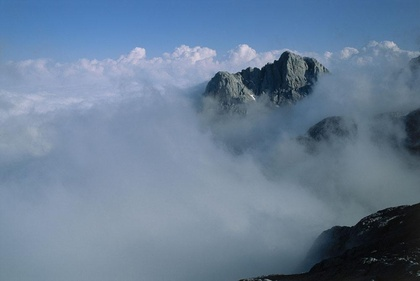
%> input picture 02_Test/data/mountain.jpg, 420 x 281 px, shrunk from 1000 x 668 before the run
$ octave test.m   (GNU Octave 9; MATLAB toolbox functions it lacks are replaced by stand-ins)
%> lines starting %> are read from the running program, lines starting %| are printed output that depends on the picture
### 02_Test/darkChannel.m
function [dark] = darkChannel(imRGB)
r=imRGB(:,:,1);
g=imRGB(:,:,2);
b=imRGB(:,:,3);

[m n] = size(r);
a = zeros(m,n);
for i = 1:m
    for j = 1: n
        a(i,j) = min(r(i,j),g(i,j));
        a(i,j) = min(a(i,j),b(i,j));
    end
end
d = ones(15,15);
fun = @(block_struct)min(min(block_struct.data))*d;
dark = blockproc(a,[15 15], fun);

dark = dark(1:m, 1:n);

### 02_Test/guidedfilter.m
function q = guidedfilter(I, p, r, eps)
%   GUIDEDFILTER   O(1) time implementation of guided filter.
%
%   - guidance image: I (should be a gray-scale/single channel image)
%   - filtering input image: p (should be a gray-scale/single channel image)
%   - local window radius: r
%   - regularization parameter: eps
%%https://blog.csdn.net/wgx571859177/article/details/79725031
[hei, wid] = size(I);
N = boxfilter(ones(hei, wid), r); % the size of each local patch; N=(2r+1)^2 except for boundary pixels.

mean_I = boxfilter(I, r) ./ N;
mean_p = boxfilter(p, r) ./ N;
mean_Ip = boxfilter(I.*p, r) ./ N;
cov_Ip = mean_Ip - mean_I .* mean_p; % this is the covariance of (I, p) in each local patch.

mean_II = boxfilter(I.*I, r) ./ N;
var_I = mean_II - mean_I .* mean_I;


a = cov_Ip ./ (var_I + eps); % Eqn. (5) in the paper;
b = mean_p - a .* mean_I; % Eqn. (6) in the paper;

mean_a = boxfilter(a, r) ./ N;
mean_b = boxfilter(b, r) ./ N;

q = mean_a .* I + mean_b; % Eqn. (8) in the paper;
end

### 02_Test/boxfilter.m
function imDst = boxfilter(imSrc, r)

%   BOXFILTER   O(1) time box filtering using cumulative sum
%
%   - Definition imDst(x, y)=sum(sum(imSrc(x-r:x+r,y-r:y+r)));
%   - Running time independent of r;
%   - Equivalent to the function: colfilt(imSrc, [2*r+1, 2*r+1], 'sliding', @sum);
%   - But much faster.

[hei, wid] = size(imSrc);
imDst = zeros(size(imSrc));

%cumulative sum over Y axis
imCum = cumsum(imSrc, 1);
%difference over Y axis
imDst(1:r+1, :) = imCum(1+r:2*r+1, :);
imDst(r+2:hei-r, :) = imCum(2*r+2:hei, :) - imCum(1:hei-2*r-1, :);
imDst(hei-r+1:hei, :) = repmat(imCum(hei, :), [r, 1]) - imCum(hei-2*r:hei-r-1, :);

%cumulative sum over X axis
imCum = cumsum(imDst, 2);
%difference over Y axis
imDst(:, 1:r+1) = imCum(:, 1+r:2*r+1);
imDst(:, r+2:wid-r) = imCum(:, 2*r+2:wid) - imCum(:, 1:wid-2*r-1);
imDst(:, wid-r+1:wid) = repmat(imCum(:, wid), [1, r]) - imCum(:, wid-2*r:wid-r-1);
end

### 02_Test/weightedguidedfilter.m
function q = weightedguidedfilter(I, p, r, eps)

%I： 引导图；
%p:  待恢复图；
%r:  窗口；
%eps: 正则项；

%[hei, wid] = size(I);
%N = boxfilter(ones(hei,wid), r);

wxy = guidedfilter(I, I.*p, r, eps);
wxx = guidedfilter(I, I.*I, r, eps);
wy = guidedfilter(I, p, r, eps);
wx = guidedfilter(I, I, r, eps);

a = abs(wxy - wy.*wx) ./(abs(wxx - wx.*wx) + eps);
b = wy - a.*wx;

mean_a = guidedfilter(I, a, r, eps);
mean_b = guidedfilter(I, b, r, eps);

q = mean_a .* I + mean_b+eps;
end

### 02_Test/test.m
clc;
clear;
close all;

%% 求一幅图像的暗通道图像，窗口大小为15*15
imageRGB = imread('data/mountain.jpg');
%> imageRGB is the input picture: size 281x420x3 uint8; mean R, G, B 104.9, 126.3, 150.8
imageRGB = double(imageRGB);
%> imageRGB: size 281x420x3 double
imageRGB = imageRGB./255;
dark = darkChannel(imageRGB);
%> in darkChannel, `dark = dark(1:m, 1:n);`:
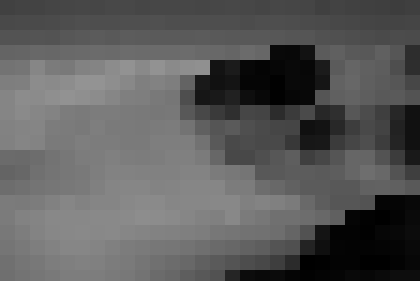
%> dark: size 281x420 double; min 0, max 0.576, mean 0.353

%% 选取暗通道中最亮的0.1%像素，从而取得大气光
[m, n, ~] = size(imageRGB);
%> m = 281; n = 420
imsize = m*n;
%> imsize = 118020
numpx = floor(imsize/1000);
%> numpx = 118
JDarkVec = reshape(dark,imsize,1);
ImVec = reshape(imageRGB,imsize,3);

[JDarkVec, indices] = sort(JDarkVec);
indices = indices(imsize-numpx+1:end);
%> indices = 118 values from 27335 to 29314
atmSum = zeros(1,3);
for ind = 1:numpx
    atmSum = atmSum + ImVec(indices(ind),:);
end
%> this loop made 118 passes
%> atmSum on passes 1 to 12: [0.631 0.667 0.788], [1.27 1.35 1.59], [1.91 2.04 2.4], [2.53 2.72 3.2], [3.15 3.4 4], [3.76 4.07 4.8], [4.36 4.73 5.58], [4.96 5.38 6.36], [5.56 6.05 7.14], [6.17 6.71 7.93], [6.78 7.38 8.72], [7.39 8.05 9.51]
%> after the loop, atmSum = [72.98 79.32 93.57]
atmospheric = atmSum / numpx;
%> atmospheric = [0.619 0.672 0.793]

%% 求解透射率，并通过omega参数来选择保留一定程度雾霾，以免损坏真实感
omega = 0.95;
im = zeros(size(imageRGB));

for ind = 1:3
    im(:,:,ind) = imageRGB(:,:,ind)./atmospheric(ind);
end

dark_2 = darkChannel(im);
%> after the loop in darkChannel (call 2), `for i = 1:m`:
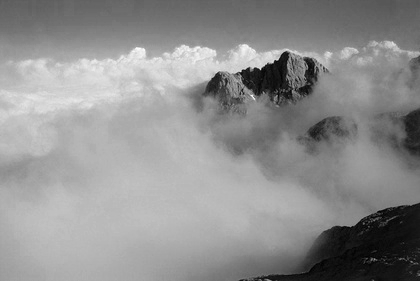
%> a: size 281x420 double; min 0, max 1.17, mean 0.657; drawn with min black and max white
t = 1 - omega*dark_2;
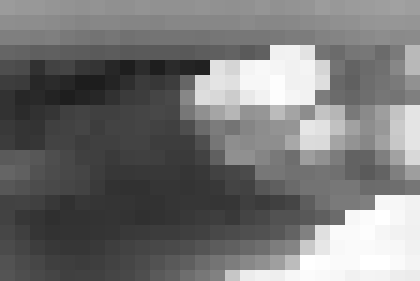
%> t: size 281x420 double; min 0.115, max 1, mean 0.46

%% 通过导向滤波来获得更为精细的透射图
r = 60;
eps = 10^-6;
refined_t = weightedguidedfilter(imageRGB,t,r,eps);
%> in boxfilter, `imDst(:, 1:r+1) = imCum(:, 1+r:2*r+1);`: imDst: size 281x1260 double; min 61, max 14641, mean 578.4
%> in boxfilter, `imDst(:, wid-r+1:wid) = repmat(imCum(:, wid), [1, r]) - imCum(:, wid-2..`:
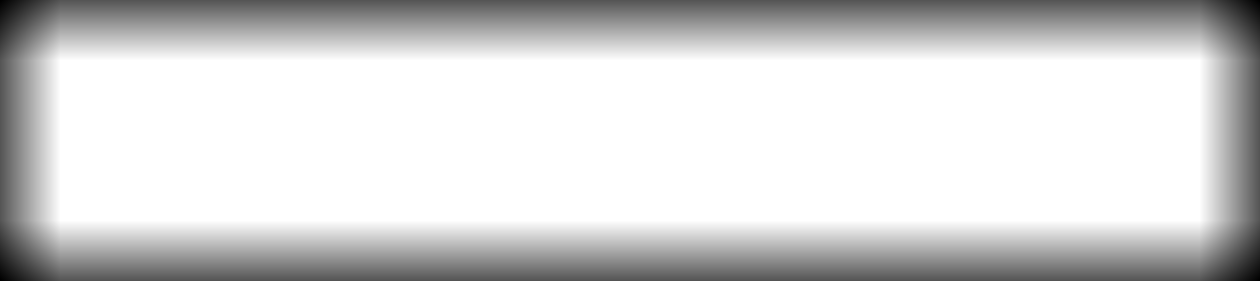
%> imDst: size 281x1260 double; min 3721, max 14641, mean 12751.3; drawn with min black and max white
%> call 2 of boxfilter, with r = 60
%> in boxfilter (call 2), `imCum = cumsum(imDst, 2);`:
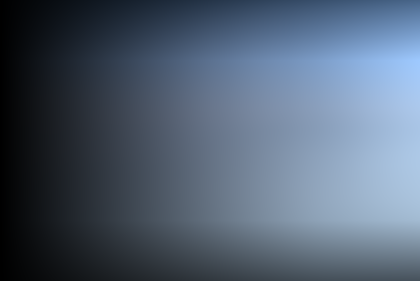
%> imCum: size 281x420x3 double; mean R, G, B 10648.8, 12539.1, 14897.4; drawn with min black and max white
%> in boxfilter (call 2), `imDst(:, 1:r+1) = imCum(:, 1+r:2*r+1);`:
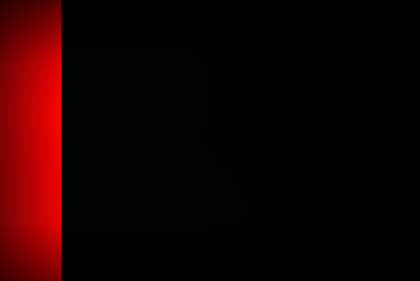
%> imDst: size 281x420x3 double; mean R, G, B 750.5, 54.2, 64.2; drawn with min black and max white
%> in boxfilter (call 2), `imDst(:, wid-r+1:wid) = repmat(imCum(:, wid), [1, r]) - imCum(:, wid-2..`:
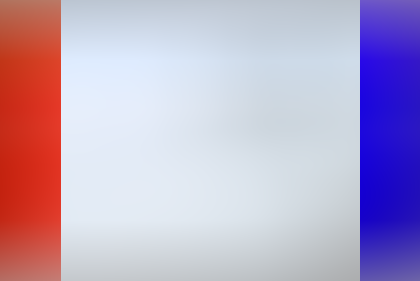
%> imDst: size 281x420x3 double; mean R, G, B 2691.3, 552.7, 4111.1; drawn with min black and max white
%> the run ends on the next line

$ run again, with 02_Test/data/22.jpg copied over 02_Test/data/mountain.jpg
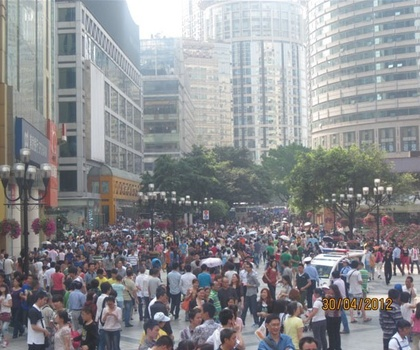
%> input picture 02_Test/data/22.jpg, 420 x 350 px, shrunk from 596 x 496 before the run
%> imageRGB is the input picture: size 350x420x3 uint8; mean R, G, B 140.2, 141.2, 144.3
%> in darkChannel, `dark = dark(1:m, 1:n);`:
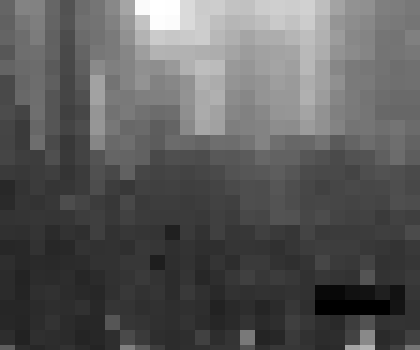
%> dark: size 350x420 double; min 0, max 1, mean 0.355
%> indices = 147 values from 54254 to 57415
%> the loop `for ind = 1:numpx` made 147 passes
%> atmSum on passes 1 to 8: [1 1 1], [2 2 2], [3 3 3], [4 4 4], [5 5 5], [6 6 6], [7 7 7], [8 8 8]
%> after the loop `for ind = 1:numpx`: atmSum = [147 147 147]
%> atmospheric = [1 1 1]
%> in boxfilter (call 2), `imDst(:, wid-r+1:wid) = repmat(imCum(:, wid), [1, r]) - imCum(:, wid-2..`:
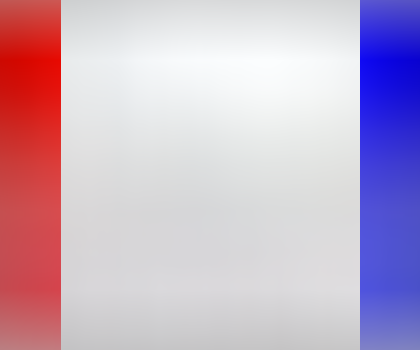
%> imDst: size 350x420x3 double; mean R, G, B 3403.4, 21.9, 3551.4; drawn with min black and max white

$ run again, with 02_Test/data/canyon.jpg copied over 02_Test/data/mountain.jpg
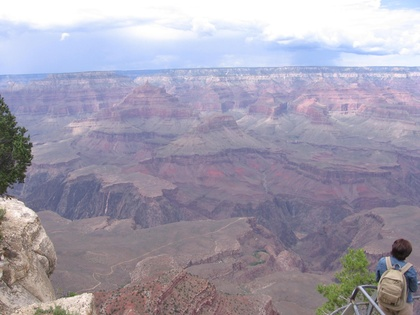
%> input picture 02_Test/data/canyon.jpg, 420 x 315 px, shrunk from 768 x 576 before the run
%> imageRGB is the input picture: size 315x420x3 uint8; mean R, G, B 161, 156.3, 172.6
%> in darkChannel, `dark = blockproc(a,[15 15], fun);`:
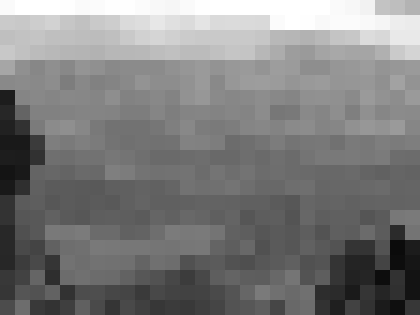
%> dark: size 315x420 double; min 0.0431, max 1, mean 0.488
%> indices = 132 values from 101119 to 103650
%> the loop `for ind = 1:numpx` made 132 passes
%> atmSum on passes 1 to 8: [1 1 1], [2 2 2], [3 3 3], [4 4 4], [5 5 5], [6 6 6], [7 7 7], [8 8 8]
%> after the loop `for ind = 1:numpx`: atmSum = [132 132 132]
%> atmospheric = [1 1 1]
%> in boxfilter (call 2), `imDst(:, wid-r+1:wid) = repmat(imCum(:, wid), [1, r]) - imCum(:, wid-2..`:
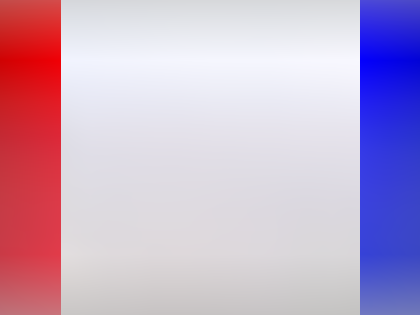
%> imDst: size 315x420x3 double; mean R, G, B 3832.3, -95.4, 4544.2; drawn with min black and max white
